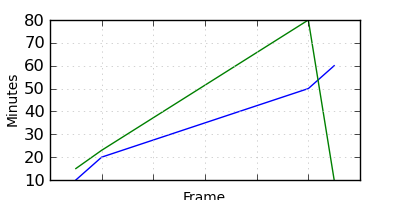

This chart was generated by the following Python code:
#!/usr/local/bin/python
import matplotlib.pyplot as plt

fig = plt.figure()
ax = fig.add_subplot(1, 1, 1)
ax.plot([101, 102, 110, 111], [10, 20, 50, 60])
ax.plot([101, 102, 110, 111], [15, 23, 80, 10])
labels = [label.get_text() for label in ax.xaxis.get_ticklabels()]
ax.xaxis.set_ticklabels(labels)
# ax.xaxis.set_tick_params(labelsize=4)
ax.xaxis.set_label_text("Frame", size=10)
ax.yaxis.set_label_text("Minutes",size=10)
ax.grid(True, color='.75')

# ax2 = fig.add_subplot(1, 1, 2)

fig.set_figwidth(4.0)
fig.set_figheight(2.0)
fig.savefig('test.png', format='png')
